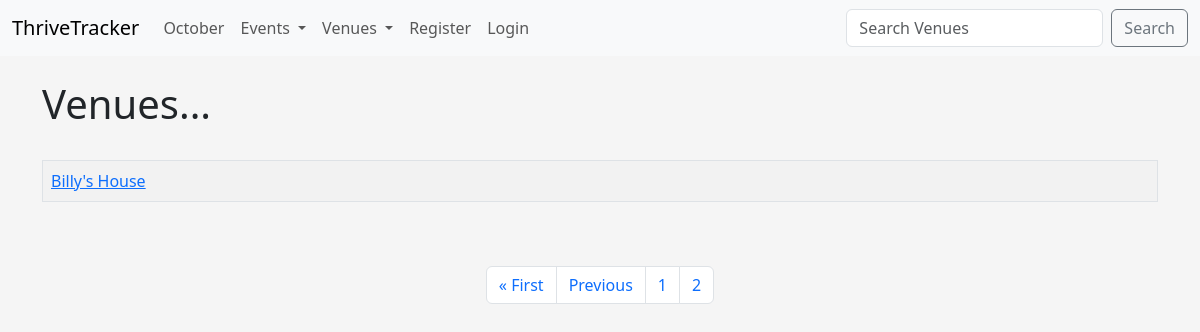
/list_venues?page=2, run on an earlier commit of the app's database.
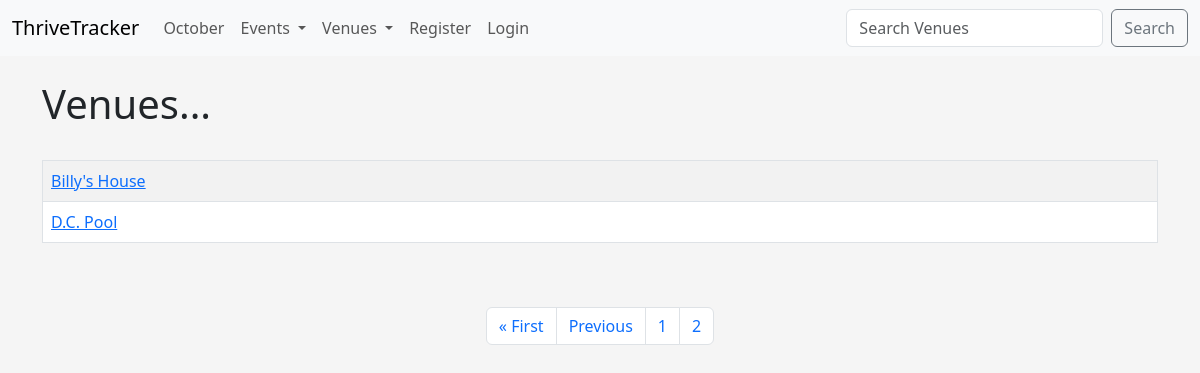
And on a later commit of the database.
### addiction_calendar/models.py (models this page shows)
class Venue(models.Model):
    name = models.CharField('Venue Name', max_length=200)
    address = models.CharField('Venue Address', max_length=300)
    zip_code = models.CharField('Venue Zip Code', max_length=15)
    phone = models.CharField('Venue Phone', max_length=20, blank=True)
    web = models.URLField('Venue Website', blank=True)
    email_address = models.EmailField('Venue Email', blank=True)
    owner = models.IntegerField('Venue Owner', blank=False, default = 1)
    venue_image = models.ImageField('Venue Image', upload_to='images/', blank=True, null=True)
    def __str__(self):
        return self.name

### addiction_calendar/views.py (the view)
# urls.py: path('list_venues', views.list_venues, name='list-venues'),
def list_venues(request):
    venue_list = Venue.objects.all()
    p = Paginator(Venue.objects.all(), 3)
    page = request.GET.get('page')
    venues = p.get_page(page)
    nums = "a" * venues.paginator.num_pages # multiply by a to get an iterable number of pages
    return render(request, 'addiction_events/venues.html',
        {'venue_list': venue_list, 'venues': venues, 'nums': nums})

### addiction_calendar/templates/addiction_events/venues.html (shortened to what this page needs)
{% extends 'addiction_events/base.html' %} {% block content %}
<h1>Venues...</h1>
<br />
<table class="table table-bordered table-striped table-hover">
  {% for venue in venues %}
  <tr>
    <td>
      <a href="{% url 'show-venue' venue.id %}"> {{ venue }}</a>
    </td>
  </tr>
  {% endfor %}
</table>
<br /><br />
<nav aria-label="Page navigation example">
  <ul class="pagination justify-content-center">
    {% if venues.has_previous %}
    <li class="page-item">
      <a class="page-link" href="?page=1">&laquo First</a>
    </li>
    <li class="page-item">
      <a class="page-link" href="?page={{ venues.previous_page_number }}">Previous</a>
    </li>
    {% endif %}
    {% for i in nums %}
    <li class="page-item">
      <a class="page-link" href="?page={{ forloop.counter }}">{{ forloop.counter }}</a>
    </li>
    {% endfor %}
  </ul>
</nav>
<br />
{% endblock %}

What changed in the data, as far as the page shows it:
added Venue: name "D.C. Pool"
